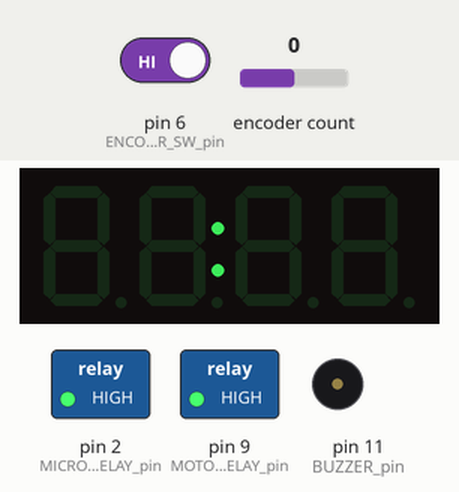
Bench run of a sketch on a simulated Arduino Uno, built with avr-gcc and run on an emulated ATmega328P. Parts: 4-digit seven-segment display, switched loads named in the sketch (green lamp = pin HIGH), buzzer (waves = sounding, pin HIGH). Inputs (shaded band) come from the test bench; at power-on: pin 6 (ENCODER_SW_pin) HIGH, encoder count 0. EEPROM starts erased.

Above: at 1.2 s.
1.3 s: pin 6 (ENCODER_SW_pin) driven LOW
At 2.8 s:
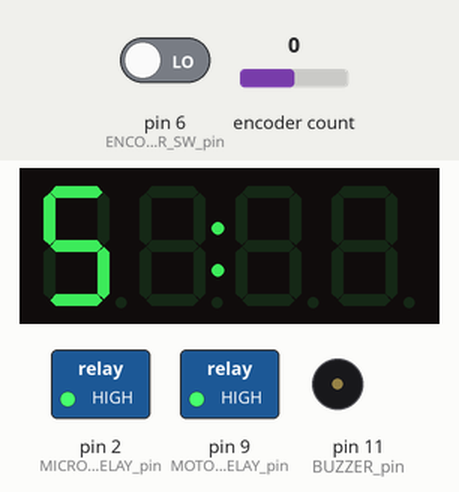
4.5 s: encoder count set to -1
At 5.8 s:
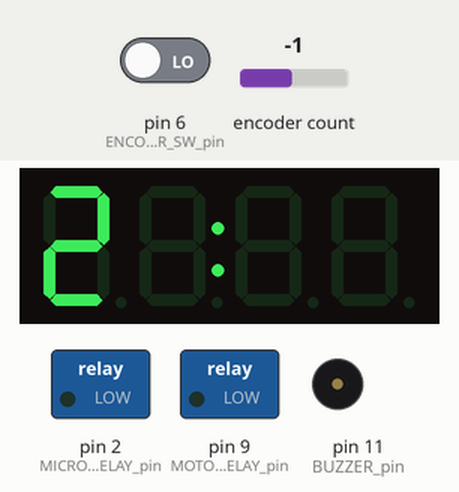
7.7 s: encoder count set to -2
At 11.38 s:
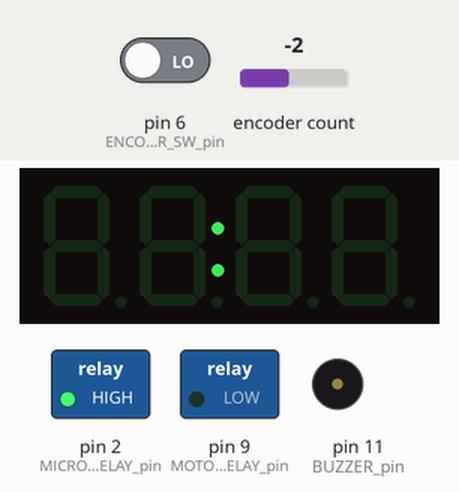
11.4 s: encoder count set to -3
At 14.17 s:
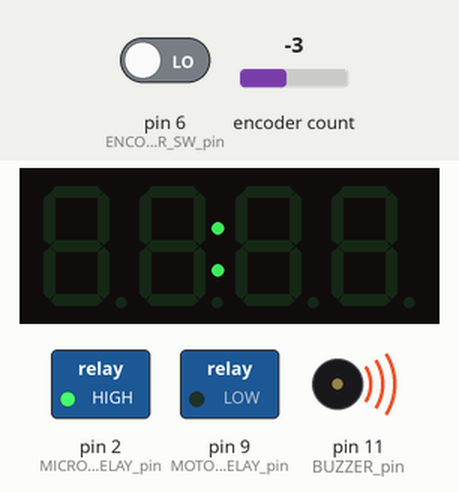
Timing chart, 0 to 16.0 s (numbered marks = the images above; inputs shaded):
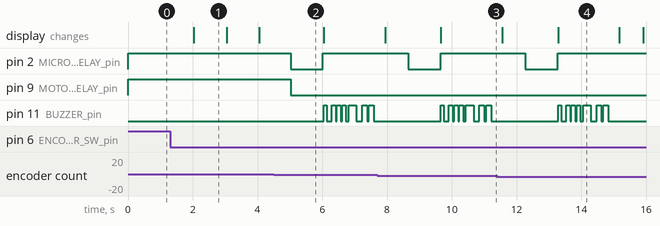

Measured:
- after the input at 1.3 s, the display: changes after 0.74 s (image 1)
- after the input at 4.5 s, pin 2 (MICROWAVE_RELAY_pin): HIGH → LOW after 0.52 s, → HIGH 1.0 s later; pin 9 (MOTOR_FAN_RELAY_pin): HIGH → LOW after 0.52 s
- after the input at 7.7 s, pin 2 (MICROWAVE_RELAY_pin): HIGH → LOW after 0.95 s, → HIGH 1.0 s later
- after the input at 11.4 s, pin 2 (MICROWAVE_RELAY_pin): HIGH → LOW after 0.87 s, → HIGH 1.0 s later
- what the display in image 1 shows lasts 1.0 s, from 2.0 s to 3.0 s

The sketch:

arduino-microwave-oven.ino
```cpp
#include <TM1637.h>   //Grove segment display library
#include <Encoder.h>  //Paul Stoffregen's encoder library
#include <TimerOne.h>
#include <EEPROM.h>

#define BUZZER_pin         11 /* Active buzzer pin. */
#define DISPLAY_DATA_pin    8 /* TM1637 display data pin. */
#define DISPLAY_CLK_pin     7 /* TM1637 display clock pin. */
#define ENCODER_SW_pin      6 /* Rotary encoder button pin. */
#define ENCODER_DT_pin      5 /* Rotary encoder DT pin. */
#define ENCODER_CLK_pin     4 /* Rotary encoder CLK pin. */
#define MICROWAVE_RELAY_pin 2 /* Relay pin, that turns microwave power on. */
#define MOTOR_FAN_RELAY_pin 9 /* Relay pin, that turns cooler fan and food rotation motor on. */

#define POWER_max        5 /* Power levels number. */
#define POWER_CNTR_mul   4 /* Seconds per one power level. POWER_max * POWER_CNTR_mul = total power cycle time. */
#define SECONDS_max      1200 /* Maximal working time. */
#define SECONDS_CNTR_mul 3 /* Seconds per encoder rotation tik sensivity. */
#define SECONDS_CNTR_max SECONDS_max * SECONDS_CNTR_mul
#define TIME_CNTR_SPEEDUP 30 /* Timer value, after that we should increase the time faster by encoder rotation. */
#define FAN_AFTER_OFF_TIME 5 /* Time to keep fan on after microwaving finished. */

TM1637 disp(DISPLAY_CLK_pin,DISPLAY_DATA_pin);
Encoder knob(ENCODER_DT_pin, ENCODER_CLK_pin);

static int time_counter = 0;
static uint32_t power = 1;
static uint32_t power_counter = 0;
static uint32_t relay_state = 0;
static uint32_t motor_fan_state = 0;
static uint32_t motor_fan_counter = 0;
static long oldPosition = 0;
unsigned long oldMills;
static int finish = 0;
static int updateDisplay = 0;
static int updatePower = 0;
static int displayPower = 0;
static int silent_off = 0;
static int reduse_noise = 0;

static int melody_durations[] = {
6, 8, 8, 8, 16, 10, 10
};

static int pause_durations[] = {
16, 4, 4, 8, 18, 6, 6
};

/* Melody play at the end, used an active buzzer that sounds on power on by itself. */
void beep(){

  for (int i = 0; i < sizeof(melody_durations)/sizeof(melody_durations[0]); i++)
  {
    digitalWrite(BUZZER_pin, HIGH);
    delay((melody_durations[i]/2) * 30);
    digitalWrite(BUZZER_pin, LOW);
    delay((pause_durations[i]/2) * 20);
  }
}

/* Turn the microwave on/off */
void set_microwave_relay(uint8_t state){
  /* Turn the fan and the plate rotation on before turn microwave on. */
  if (state)
  {
    set_motor_fan(1);
  }

  relay_state = state?1:0;
  digitalWrite(MICROWAVE_RELAY_pin, state?0:1);
}

/* Turn the fan and the plate rotation on/off. */
void set_motor_fan(uint8_t state){
  /* Enable noise reducing. */
  if (!state)
  {
    reduse_noise = 2;
  }

  motor_fan_state = state?1:0;
  digitalWrite(MOTOR_FAN_RELAY_pin, state?0:1);
  motor_fan_counter = 0;
}

/* 1/second interrupt callback. */
void timerCallback()
{
  /* IDLE state. */
  if (!time_counter && !relay_state && !finish)
  {
    /* Keep fan and rotation motors several more seconds on after microwave off. */
    if (motor_fan_state)
    {
      motor_fan_counter++;

      if (motor_fan_counter > FAN_AFTER_OFF_TIME)
      {
        set_motor_fan(0);
      }
    }

    /* Encoder press process, show power level. On long press- increase the level. */
    if (!digitalRead(ENCODER_SW_pin))
    {
      if (!displayPower)
      {
        displayPower = 1;
      } else
      {
        updatePower = 1;
      }
    }
  }

  /* Working state, process time counting and the power regulation. */
  if (!finish && (time_counter || relay_state))
  {
    time_counter -= SECONDS_CNTR_mul;

    /* Time ended. */
    if (time_counter <= 0)
    {
      time_counter = 0;
      finish = 1;
      power_counter = 0;
      set_microwave_relay(0);
    } else
    {
      /* Regulate power depending on power level settings. */
      if (power_counter < (power * POWER_CNTR_mul))
      {
        set_microwave_relay(1);
      } else
      {
        set_microwave_relay(0);
      }

      power_counter++;

      /* Loop the power counter. */
      if (power_counter >= (POWER_max * POWER_CNTR_mul))
      {
        power_counter = 0;
      }
    }
    updateDisplay = 1;
  }

  /* Reduse noise influence on encoder. */
  if (reduse_noise)
  {
    reduse_noise--;
  }
}

void setup() {
  pinMode(MICROWAVE_RELAY_pin, OUTPUT);
  pinMode(MOTOR_FAN_RELAY_pin, OUTPUT);
  pinMode(BUZZER_pin, OUTPUT);

  pinMode(DISPLAY_DATA_pin, OUTPUT);
  pinMode(DISPLAY_CLK_pin, OUTPUT);

  pinMode(ENCODER_SW_pin, INPUT_PULLUP);
  pinMode(ENCODER_DT_pin, INPUT);
  pinMode(ENCODER_CLK_pin, INPUT);

  set_microwave_relay(0);
  set_motor_fan(0);

  /* Restore power settings from EEPROM. */
  power = constrain(EEPROM.read(0),1,POWER_max);

  disp.init();
  disp.set(0);

  disp.point(1);
  disp.clearDisplay();

  /* 1/s time init. */
  Timer1.initialize(1000000);
  Timer1.attachInterrupt(timerCallback);

  /* First position of rotary encoder. */
  oldPosition = knob.read();
}

/* Display the timer value. */
void display_seconds(uint32_t seconds) {
  int minutes;

  seconds = (seconds / SECONDS_CNTR_mul);

  if (!seconds)
  {
    disp.point(1);
    disp.clearDisplay();
  } else
  {
    minutes = seconds / 60;
    seconds = seconds % 60;

    disp.point(1);
    disp.display(3, seconds % 10);
    disp.display(2, seconds / 10 % 10);
    disp.display(1, minutes % 10);
    disp.display(0, minutes / 10 % 10);
  }
}

void loop() {
  long newPosition;
  unsigned long curMills;

  if (!reduse_noise)
  {
    newPosition = knob.read();
  } else /* Disable encoder for a second */
  {
    newPosition = oldPosition;
    knob.write(oldPosition);
  }

  /* Encoder rotated right. */
  if (newPosition < oldPosition)
  {
    time_counter += oldPosition - newPosition;

    /* Give some more time at the beginning of rotation. */
    if (time_counter < SECONDS_CNTR_mul)
    {
      time_counter = SECONDS_CNTR_mul * 5;
    }

    /* Adjust rotation sensivity. */
    if ((time_counter / SECONDS_CNTR_mul) > TIME_CNTR_SPEEDUP)
    {
      time_counter += oldPosition - newPosition;
    }

    /* Avoid overflow. */
    if (time_counter > SECONDS_CNTR_max)
    {
      time_counter = SECONDS_CNTR_max;
    }

    updateDisplay = 1;
    oldPosition = newPosition;
  }

  /* Encoder rotated left. */
  if (newPosition > oldPosition)
  {
    time_counter -= newPosition - oldPosition;

    if ((time_counter / SECONDS_CNTR_mul) > TIME_CNTR_SPEEDUP)
    {
      time_counter -= newPosition - oldPosition;
    }

    /* Avoid overflow. */
    if (time_counter < 0)
    {
      time_counter = 0;
      silent_off = 1; /* On manual off do not play melody. */
    }

    updateDisplay = 1;
    oldPosition = newPosition;
  }

  /* Time finished. */
  if (finish)
  {
    Timer1.stop();
    time_counter = 0;
    display_seconds(time_counter);
    if (!silent_off)
    {
      beep();
    }

    finish = 0;
    silent_off = 0;
    Timer1.start();
  }

  /* Update display if needed. */
  if (updateDisplay)
  {
    display_seconds(time_counter);
    updateDisplay = 0;
  }

  /* Display power level on short press and increase it on the long one. */
  if (displayPower || updatePower)
  {
    if (updatePower)
    {
      power++;
      if (power > POWER_max)
      {
        power = 1;
      }

      EEPROM.update(0, power);
      updatePower = 0;
    }

    disp.clearDisplay();
    disp.display(0, power);
  }

  /* Encoder button was released, hide the power level info. */
  if (displayPower && digitalRead(ENCODER_SW_pin))
  {
    displayPower = 0;
    disp.clearDisplay();
  }
}
```
